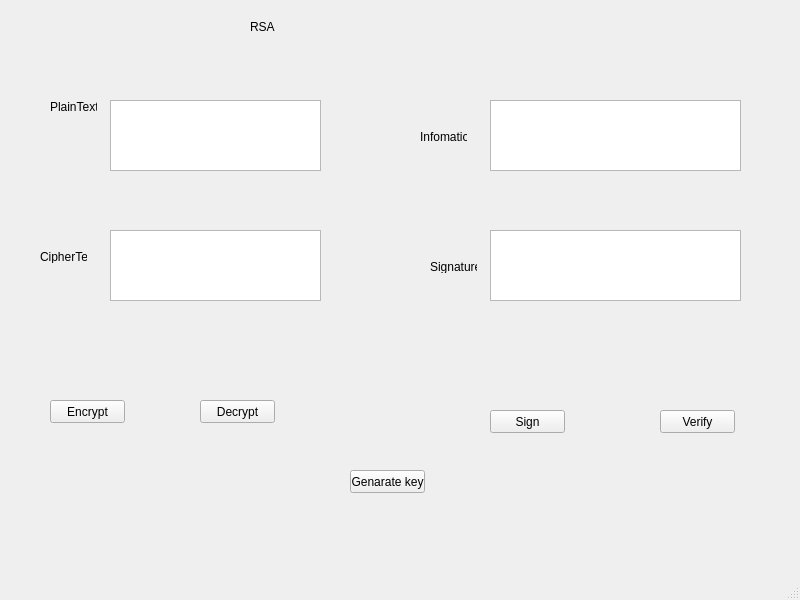
<?xml version="1.0" encoding="UTF-8"?>
<ui version="4.0">
 <class>MainWindow</class>
 <widget class="QMainWindow" name="MainWindow">
  <property name="geometry">
   <rect>
    <x>0</x>
    <y>0</y>
    <width>800</width>
    <height>600</height>
   </rect>
  </property>
  <property name="windowTitle">
   <string>MainWindow</string>
  </property>
  <widget class="QWidget" name="centralwidget">
   <widget class="QLabel" name="label">
    <property name="geometry">
     <rect>
      <x>250</x>
      <y>20</y>
      <width>47</width>
      <height>13</height>
     </rect>
    </property>
    <property name="text">
     <string>RSA</string>
    </property>
   </widget>
   <widget class="QLabel" name="label_2">
    <property name="geometry">
     <rect>
      <x>50</x>
      <y>100</y>
      <width>47</width>
      <height>13</height>
     </rect>
    </property>
    <property name="text">
     <string>PlainText</string>
    </property>
   </widget>
   <widget class="QLabel" name="label_3">
    <property name="geometry">
     <rect>
      <x>40</x>
      <y>250</y>
      <width>47</width>
      <height>13</height>
     </rect>
    </property>
    <property name="text">
     <string>CipherText</string>
    </property>
   </widget>
   <widget class="QLabel" name="label_4">
    <property name="geometry">
     <rect>
      <x>420</x>
      <y>130</y>
      <width>47</width>
      <height>13</height>
     </rect>
    </property>
    <property name="text">
     <string>Infomation</string>
    </property>
   </widget>
   <widget class="QLabel" name="label_5">
    <property name="geometry">
     <rect>
      <x>430</x>
      <y>260</y>
      <width>47</width>
      <height>13</height>
     </rect>
    </property>
    <property name="text">
     <string>Signature</string>
    </property>
   </widget>
   <widget class="QTextEdit" name="txt_plain_text">
    <property name="geometry">
     <rect>
      <x>110</x>
      <y>100</y>
      <width>211</width>
      <height>71</height>
     </rect>
    </property>
   </widget>
   <widget class="QTextEdit" name="txt_cipher_text">
    <property name="geometry">
     <rect>
      <x>110</x>
      <y>230</y>
      <width>211</width>
      <height>71</height>
     </rect>
    </property>
   </widget>
   <widget class="QTextEdit" name="txt_info">
    <property name="geometry">
     <rect>
      <x>490</x>
      <y>100</y>
      <width>251</width>
      <height>71</height>
     </rect>
    </property>
   </widget>
   <widget class="QTextEdit" name="txt_sign">
    <property name="geometry">
     <rect>
      <x>490</x>
      <y>230</y>
      <width>251</width>
      <height>71</height>
     </rect>
    </property>
   </widget>
   <widget class="QPushButton" name="btn_encrypt">
    <property name="geometry">
     <rect>
      <x>50</x>
      <y>400</y>
      <width>75</width>
      <height>23</height>
     </rect>
    </property>
    <property name="text">
     <string>Encrypt</string>
    </property>
   </widget>
   <widget class="QPushButton" name="btn_decrypt">
    <property name="geometry">
     <rect>
      <x>200</x>
      <y>400</y>
      <width>75</width>
      <height>23</height>
     </rect>
    </property>
    <property name="text">
     <string>Decrypt</string>
    </property>
   </widget>
   <widget class="QPushButton" name="btn_sign">
    <property name="geometry">
     <rect>
      <x>490</x>
      <y>410</y>
      <width>75</width>
      <height>23</height>
     </rect>
    </property>
    <property name="text">
     <string>Sign</string>
    </property>
   </widget>
   <widget class="QPushButton" name="btn_verify">
    <property name="geometry">
     <rect>
      <x>660</x>
      <y>410</y>
      <width>75</width>
      <height>23</height>
     </rect>
    </property>
    <property name="text">
     <string>Verify</string>
    </property>
   </widget>
   <widget class="QPushButton" name="btn_gen_keys">
    <property name="geometry">
     <rect>
      <x>350</x>
      <y>470</y>
      <width>75</width>
      <height>23</height>
     </rect>
    </property>
    <property name="text">
     <string>Genarate key</string>
    </property>
   </widget>
  </widget>
  <widget class="QMenuBar" name="menubar">
   <property name="geometry">
    <rect>
     <x>0</x>
     <y>0</y>
     <width>800</width>
     <height>21</height>
    </rect>
   </property>
  </widget>
  <widget class="QStatusBar" name="statusbar"/>
 </widget>
 <resources/>
 <connections/>
</ui>
